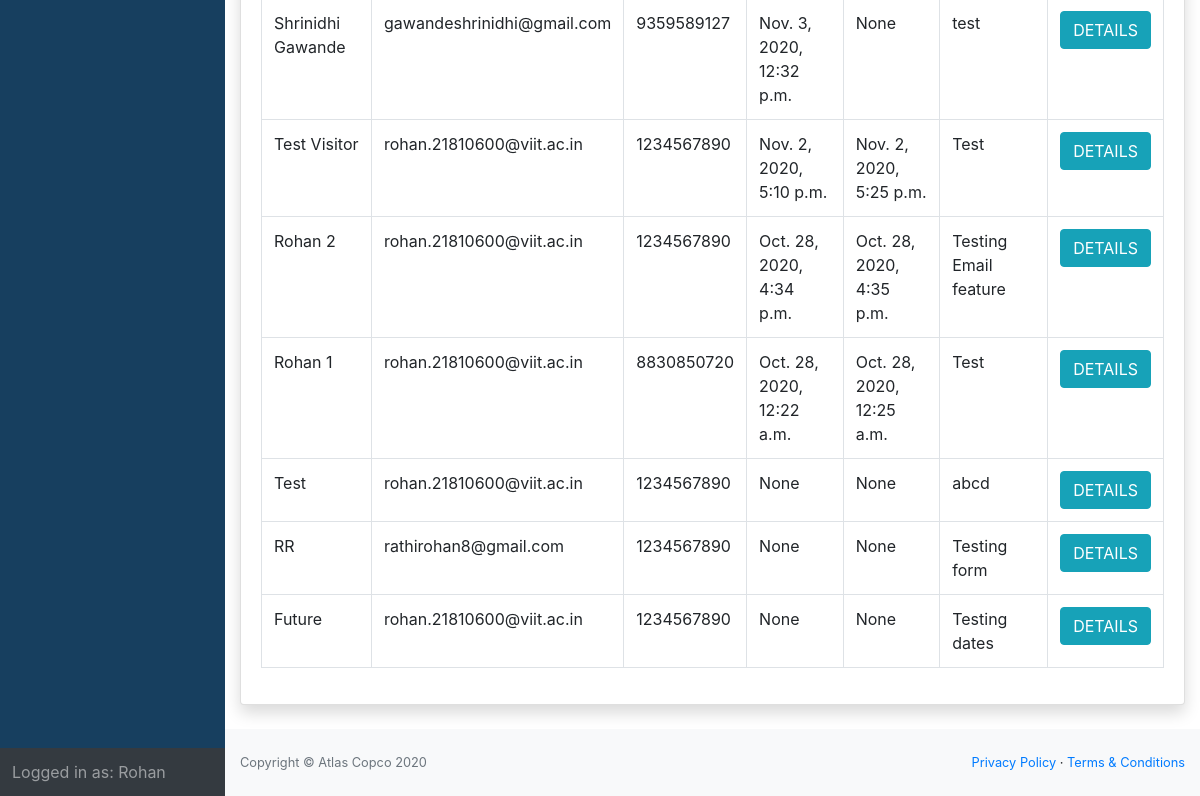
The app's page /allbookedvisitors/ (signed in, lower part), older data.
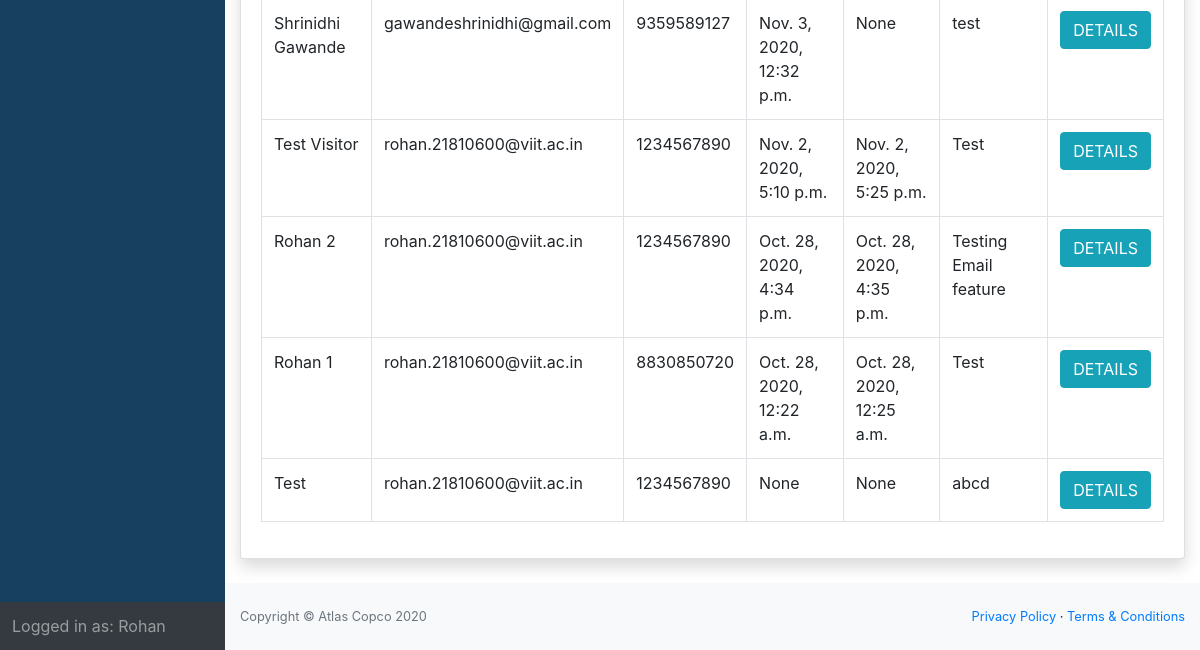
The same page, newer data.
### entry/models.py (models this page shows, shortened)
class Visitor(models.Model):
	name = models.CharField(verbose_name='Name', max_length=200, validators=[
		MinLengthValidator(2, 'Minimum 2 Characters are required')])  # name of the visitor
	purpose = models.CharField(verbose_name='Purpose', max_length=200, validators=[
		MinLengthValidator(4, 'Minimum 4 characters are required')])  # purpose of visit
	mobile = models.IntegerField(verbose_name='Mobile number')  # mobile no. of the visitor
	email = models.EmailField(verbose_name='Email', validators=[EmailValidator()])  # email address of the visitor
	no_of_people = models.IntegerField(verbose_name='No of people')  # no. of visitors
	photo_id_number = models.CharField(verbose_name='Photo Id Number', max_length=20, null=True, blank=True)
	photo_id = models.ImageField(verbose_name='Photo Id', upload_to='media/photo_id', null=True, blank=True)
	expected_in_time = models.DateTimeField(verbose_name='Expected Visit In Time', null=True, blank=True)
	in_time = models.DateTimeField(verbose_name='Visit In time', null=True, blank=True)  # in time of the visitor, added automatically
	out_time = models.DateTimeField(verbose_name='Visit Out Time', null=True, blank=True)  # out time of the visitor added automatically
	token = models.CharField(verbose_name='Token', max_length=200, null=True, blank=True)  # token(autogenerated)
	qrcode = models.ImageField(verbose_name='QR Code', upload_to='media/qrcodes', null=True, blank=True)  # qr code generated from the token
	user = models.ForeignKey(User, verbose_name='Employee to visit', on_delete=models.PROTECT)  # link to the User table, to store which user allowed the entry
	photo = models.ImageField(verbose_name='Photo of the Visitor', upload_to='media/photo', null=True, blank=True)
	visit_token = models.CharField(max_length=200, verbose_name="Token assigned to the Visitor", null=True, blank=True)
	session_expired = models.BooleanField(default=False)

### home/views.py (the view)
# urls.py: path('allbookedvisitors/', views.AllVisitorsListView.as_view(), name='all-booked-visitors'),
class AllVisitorsListView(LoginRequiredMixin, ListView):
	def get(self, request):
		display_visitors = Visitor.objects.filter(session_expired=False)
		visitor_list = display_visitors.order_by('-in_time')
		context = {'visitor_list': visitor_list}
		return render(request, 'home/all_visitors_booked.html', context)

### home/templates/home/all_visitors_booked.html (shortened to what this page needs)
{% extends 'home/base.html' %}
{% load tz %}
{% block content %}
<div id="layoutSidenav_content">
	<main style="margin-top: 30px;">
		<div class="container-fluid">
			<div class="card shadow mb-4">
				<div class="card-body">
					<div class="table-responsive">
						<table class="table table-bordered" id="dataTable" width="100%" cellspacing="0">
							<tbody>
								{% for visitor in visitor_list %}
								<tr>
									<td>{{ visitor.name }}</td>
									<td>{{ visitor.email }}</td>
									<td>{{ visitor.mobile }}</td>
									<td>{{ visitor.in_time }}</td>
									<td>{{ visitor.out_time }}</td>
									<td>{{ visitor.purpose}}</td>
									<td>
											<button type="submit" name="delete_btn" class="btn btn-info" onclick="window.location.href='{% url 'visitor-detail' visitor.id %}'"> DETAILS </button>
									</td>
								</tr>
								{% endfor %}
							</tbody>
						</table>
					</div>
				</div>
			</div>
		</div>
	</main>
	<div class="footer">
		<footer class="py-4 bg-light mt-auto">
			<div class="container-fluid">
				<div class="d-flex align-items-center justify-content-between small">
					<div class="text-muted">Copyright &copy; Atlas Copco 2020</div>
					<div>
						<a href="#">Privacy Policy</a> &middot;
						<a href="#">Terms &amp; Conditions</a>
					</div>
				</div>
			</div>
		</footer>
	</div>
</div>
{% endblock content %}

Row changes from the older to the newer data that the page shows:
no longer on this page (row edited): Visitor: name "RR", email "rathirohan8@gmail.com", mobile "1234567890", in_time "None", out_time "None", purpose "Testing form"
no longer on this page (row edited): Visitor: name "Future", email "rohan.21810600@viit.ac.in", mobile "1234567890", in_time "None", out_time "None", purpose "Testing dates"
